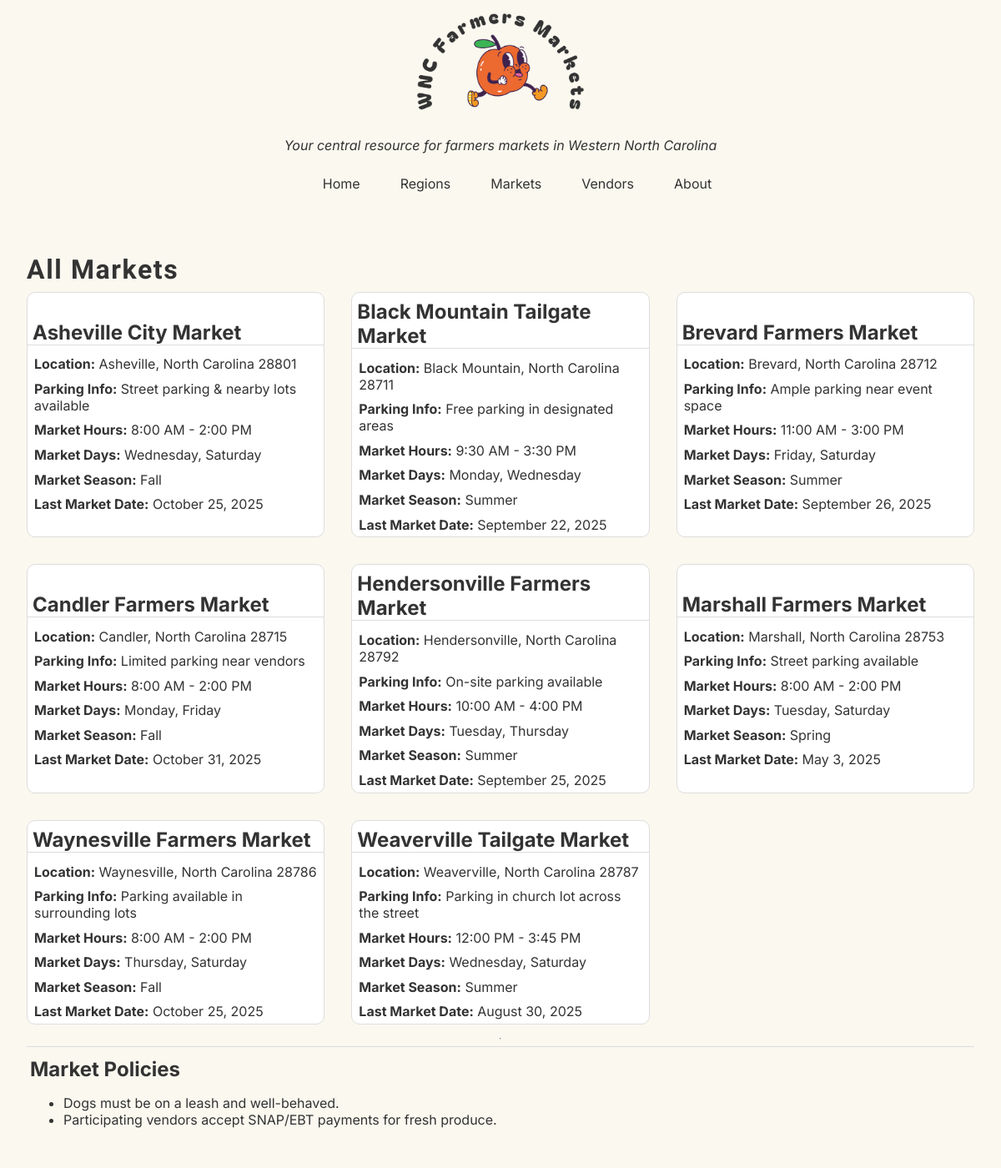
/public/markets.php, run on the app's committed database.
### tables this page shows
CREATE TABLE `market` (
  `market_id` int(11) NOT NULL,
  `market_name` varchar(100) NOT NULL,
  `region_id` int(11) NOT NULL,
  `city` varchar(100) NOT NULL,
  `state_id` int(11) NOT NULL,
  `zip_code` varchar(10) DEFAULT NULL,
  `parking_info` varchar(255) DEFAULT NULL,
  `market_open` time NOT NULL DEFAULT '08:00:00',
  `market_close` time NOT NULL DEFAULT '14:00:00'
);

CREATE TABLE `state` (
  `state_id` int(11) NOT NULL,
  `state_code` varchar(2) NOT NULL,
  `state_name` varchar(100) NOT NULL
);

CREATE TABLE `policy_info` (
  `policy_id` int(11) NOT NULL,
  `policy_name` varchar(100) NOT NULL,
  `policy_description` text
);

### private/config.php (called while the page is built, shortened)
<?php
spl_autoload_register(function ($class) {
  $baseDir = __DIR__ . '/classes/';
  $file = $baseDir . strtolower($class) . '.class.php';
});

### private/classes/market.class.php (the view, shortened to what this page needs)
<?php
class Market extends DatabaseObject
{
  public static function fetchAllMarkets()
  {
    $sql = "SELECT
                m.market_id,
                m.market_name,
                m.city,
                s.state_name,
                m.zip_code,
                m.parking_info,
                m.market_open,
                m.market_close,
                GROUP_CONCAT(DISTINCT se.season_name ORDER BY se.season_name ASC SEPARATOR ', ') AS market_season,
                MAX(ms.last_day_of_season) AS last_market_date,
                GROUP_CONCAT(DISTINCT ms.market_day ORDER BY ms.market_day ASC SEPARATOR ', ') AS market_days
            FROM market m
            LEFT JOIN state s ON m.state_id = s.state_id
            LEFT JOIN market_schedule ms ON m.market_id = ms.market_id
            LEFT JOIN season se ON ms.season_id = se.season_id
            GROUP BY m.market_id
            ORDER BY m.market_name ASC";
    $stmt = self::$database->prepare($sql);
    $stmt->execute();
    return $stmt->fetchAll(PDO::FETCH_ASSOC);
  }
  public static function fetchMarketPolicies()
  {
    try {
      $sql = "SELECT policy_name, policy_description
                    FROM policy_info
                    WHERE policy_name IN ('Pet-Friendly Market', 'SNAP/EBT Accepted')";
      $stmt = self::$database->query($sql);
      return $stmt->fetchAll(PDO::FETCH_ASSOC);
    } catch (Exception $e) {
      die("SQL Error: " . $e->getMessage());
    }
  }
  public static function renderMarketCard(array $market, ?array $policies = null): string
  {
?>
    <div class="market-card">
      <h2><?= htmlspecialchars($market['market_name']) ?></h2>
      <p><strong>Location:</strong> <?= htmlspecialchars($market['city']) ?>, <?= htmlspecialchars($market['state_name']) ?> <?= htmlspecialchars($market['zip_code']) ?></p>
      <p><strong>Parking Info:</strong> <?= htmlspecialchars($market['parking_info']) ?></p>
      <?php if (!empty($market['market_open']) && !empty($market['market_close'])) : ?>
        <p><strong>Market Hours:</strong> <?= date("g:i A", strtotime($market['market_open'])) ?> - <?= date("g:i A", strtotime($market['market_close'])) ?></p>
      <?php endif; ?>
      <?php if (!empty($market['market_days'])) : ?>
        <p><strong>Market Days:</strong> <?= htmlspecialchars($market['market_days']) ?></p>
      <?php endif; ?>
      <?php if (!empty($market['market_season'])) : ?>
        <p><strong>Market Season:</strong> <?= htmlspecialchars($market['market_season']) ?></p>
      <?php endif; ?>
      <?php if (!empty($market['last_market_date'])) : ?>
        <p><strong>Last Market Date:</strong> <?= date('F j, Y', strtotime($market['last_market_date'])) ?></p>
      <?php endif; ?>
    </div>
<?php
    return ob_get_clean();
  }
}

### public/markets.php (shortened to what this page needs)
<?php
require_once('../private/config.php');
$markets = Market::fetchAllMarkets();
$policies = Market::fetchMarketPolicies();
?>
<!DOCTYPE html>
<html lang="en">
<head>
</head>
<body>
  <main>
    <h1>All Markets</h1>
    <div id="markets">
      <?php foreach ($markets as $market): ?>
        <?= Market::renderMarketCard($market) ?>
      <?php endforeach; ?>
    </div>
    <hr>
    <?php if ($policies): ?>
      <section class="market-policies">
        <h2>Market Policies</h2>
        <ul>
          <?php foreach ($policies as $policy): ?>
            <li><?= htmlspecialchars($policy['policy_description']) ?></li>
          <?php endforeach; ?>
        </ul>
      </section>
    <?php endif; ?>
  </main>
</body>
</html>

### public/css/farmers-market.css (style rules this page uses)
* { box-sizing: border-box; }
body { background-color: #faf8ef; font-family: 'Inter', sans-serif; color: #333; font-size: 16px; margin: 0 auto; }
h1 { color: #333; font-family: 'Bagel Fat One', system-ui; letter-spacing: 0.05em; margin: 0.5rem 0; }
h2, h3, h4 { margin: 0.5rem 0; }
main, #seasonal-harvest, noscript { display: flex; flex-direction: column; justify-content: center; margin: 1rem; padding: 1rem; }
main p, #seasonal-harvest p { margin: 0; }
#markets { align-items: stretch; display: grid; grid-template-columns: repeat(3, 1fr); grid-template-rows: auto; gap: 2rem; padding: 0 0 0.5rem; }
.market-card { background-color: #fff; border: solid 1px #ddd; border-radius: 10px; box-sizing: border-box; display: flex; flex-direction: column; justify-content: center; margin: 0; padding: 0; }
.market-card > h2 { border-bottom: 1px solid #ddd; display: block; padding: 0 0.25em; }
.market-card p { margin: 0.15em 0; padding: 0.15rem 0.5rem; }
.market-policies { border-top: 1px solid #ddd; padding: 0.25rem; }

### data on the page
market: market_name "Asheville City Market", city "Asheville", state.state_name "North Carolina", zip_code "28801", parking_info "Street parking & nearby lots available", market_open "8:00 AM", market_close "2:00 PM", market_days "Wednesday, Saturday", market_season "Fall", last_market_date "October 25, 2025"
market: market_name "Black Mountain Tailgate Market", city "Black Mountain", state.state_name "North Carolina", zip_code "28711", parking_info "Free parking in designated areas", market_open "9:30 AM", market_close "3:30 PM", market_days "Monday, Wednesday", market_season "Summer", last_market_date "September 22, 2025"
market: market_name "Brevard Farmers Market", city "Brevard", state.state_name "North Carolina", zip_code "28712", parking_info "Ample parking near event space", market_open "11:00 AM", market_close "3:00 PM", market_days "Friday, Saturday", market_season "Summer", last_market_date "September 26, 2025"
market: market_name "Candler Farmers Market", city "Candler", state.state_name "North Carolina", zip_code "28715", parking_info "Limited parking near vendors", market_open "8:00 AM", market_close "2:00 PM", market_days "Monday, Friday", market_season "Fall", last_market_date "October 31, 2025"
market: market_name "Hendersonville Farmers Market", city "Hendersonville", state.state_name "North Carolina", zip_code "28792", parking_info "On-site parking available", market_open "10:00 AM", market_close "4:00 PM", market_days "Tuesday, Thursday", market_season "Summer", last_market_date "September 25, 2025"
market: market_name "Marshall Farmers Market", city "Marshall", state.state_name "North Carolina", zip_code "28753", parking_info "Street parking available", market_open "8:00 AM", market_close "2:00 PM", market_days "Tuesday, Saturday", market_season "Spring", last_market_date "May 3, 2025"
market: market_name "Waynesville Farmers Market", city "Waynesville", state.state_name "North Carolina", zip_code "28786", parking_info "Parking available in surrounding lots", market_open "8:00 AM", market_close "2:00 PM", market_days "Thursday, Saturday", market_season "Fall", last_market_date "October 25, 2025"
market: market_name "Weaverville Tailgate Market", city "Weaverville", state.state_name "North Carolina", zip_code "28787", parking_info "Parking in church lot across the street", market_open "12:00 PM", market_close "3:45 PM", market_days "Wednesday, Saturday", market_season "Summer", last_market_date "August 30, 2025"
policy_info: policy_description "Dogs must be on a leash and well-behaved."
policy_info: policy_description "Participating vendors accept SNAP/EBT payments for fresh produce."
